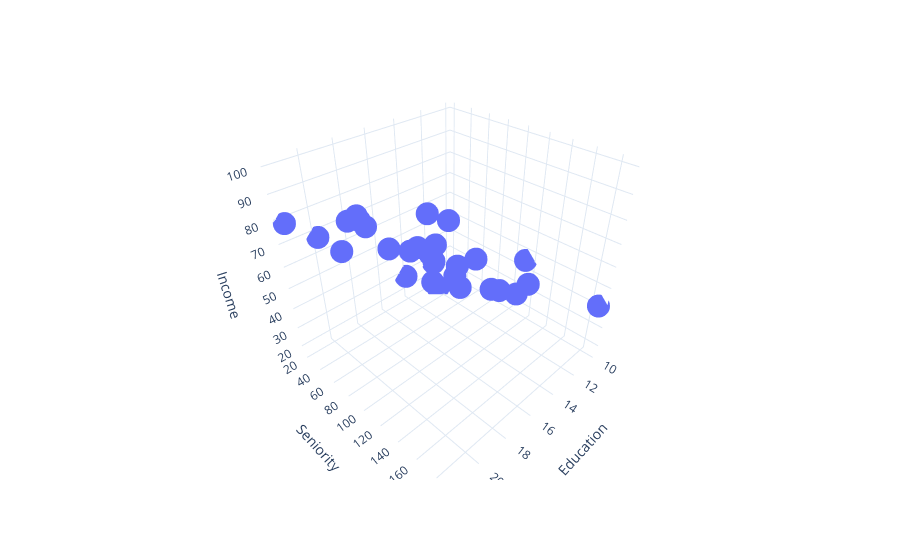

Source (notebook cell):
### Code cell
px.scatter_3d(df, x='Education', z='Income', y='Seniority').show()

### Figure 1 — Plotly figure (JSON) as saved in the notebook; plotly's stock layout.template omitted (floating-point values rounded to 4 significant figures)
{"data": [{"hovertemplate": "Education=%{x}<br>Seniority=%{y}<br>Income=%{z}<extra></extra>", "legendgroup": "", "marker": {"color": "#636efa", "symbol": "circle"}, "mode": "markers", "name": "", "scene": "scene", "showlegend": false, "type": "scatter3d", "x": [21.59, 18.28, 12.07, 17.03, 19.93, 18.28, 19.93, 21.17, 20.34, 10, 13.72, 18.69, 11.66, 16.62, 10, 20.34, 14.14, 16.62, 16.62, 20.34, 18.28, 14.55, 17.45, 10.41, 21.59, 11.24, 19.93, 11.66, 12.07, 17.03], "y": [113.1, 119.3, 100.7, 187.6, 20, 26.21, 150.3, 82.07, 88.28, 113.1, 51.03, 144.1, 20, 94.48, 187.6, 94.48, 20, 44.83, 175.2, 187.6, 100.7, 137.9, 94.48, 32.41, 20, 44.83, 169.0, 57.24, 32.41, 106.9], "z": [99.92, 92.58, 34.68, 78.7, 68.01, 71.5, 87.97, 79.81, 90.01, 45.66, 31.91, 96.28, 27.98, 66.6, 41.53, 89.0, 28.82, 57.68, 70.11, 98.83, 74.7, 53.53, 72.08, 18.57, 78.81, 21.39, 90.81, 22.64, 17.61, 74.61]}], "layout": {"legend": {"tracegroupgap": 0}, "margin": {"t": 60}, "scene": {"domain": {"x": [0, 1], "y": [0, 1]}, "xaxis": {"title": {"text": "Education"}}, "yaxis": {"title": {"text": "Seniority"}}, "zaxis": {"title": {"text": "Income"}}}}}
